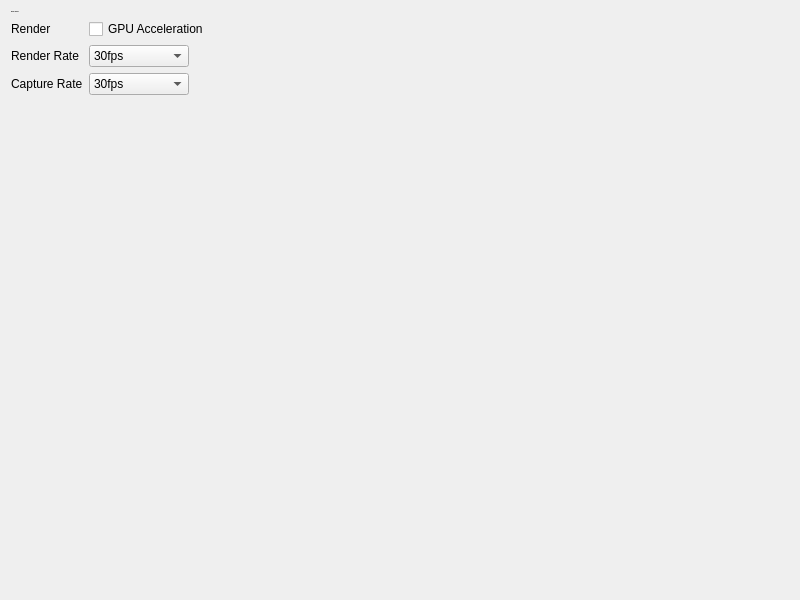
<?xml version="1.0" encoding="UTF-8"?>
<ui version="4.0">
 <class>DisplayWidget</class>
 <widget class="QWidget" name="DisplayWidget">
  <property name="geometry">
   <rect>
    <x>0</x>
    <y>0</y>
    <width>800</width>
    <height>600</height>
   </rect>
  </property>
  <property name="windowTitle">
   <string>Settings</string>
  </property>
  <layout class="QVBoxLayout" name="mainLayout">
   <item>
    <widget class="QLabel" name="label_display">
     <property name="font">
      <font>
       <pointsize>-1</pointsize>
       <weight>75</weight>
       <bold>true</bold>
      </font>
     </property>
     <property name="text">
      <string>Display Settings</string>
     </property>
    </widget>
   </item>
   <item>
    <layout class="QFormLayout" name="formLayout">
     <item row="0" column="0">
      <widget class="QLabel" name="label_render">
       <property name="text">
        <string>Render</string>
       </property>
      </widget>
     </item>
     <item row="0" column="1">
      <widget class="QCheckBox" name="checkbox_render">
       <property name="text">
        <string>GPU Acceleration</string>
       </property>
      </widget>
     </item>
     <item row="1" column="0">
      <widget class="QLabel" name="label_render_rate">
       <property name="text">
        <string>Render Rate</string>
       </property>
      </widget>
     </item>
     <item row="1" column="1">
      <widget class="QComboBox" name="combobox_render_rate">
       <property name="maximumSize">
        <size>
         <width>100</width>
         <height>16777215</height>
        </size>
       </property>
       <item>
        <property name="text">
         <string>30fps</string>
        </property>
       </item>
       <item>
        <property name="text">
         <string>60fps</string>
        </property>
       </item>
       <item>
        <property name="text">
         <string>90fps</string>
        </property>
       </item>
       <item>
        <property name="text">
         <string>Auto (Remote Sync)</string>
        </property>
       </item>
      </widget>
     </item>
     <item row="2" column="0">
      <widget class="QLabel" name="label_capture_rate">
       <property name="text">
        <string>Capture Rate</string>
       </property>
      </widget>
     </item>
     <item row="2" column="1">
      <widget class="QComboBox" name="combobox_capture_rate">
       <property name="maximumSize">
        <size>
         <width>100</width>
         <height>16777215</height>
        </size>
       </property>
       <item>
        <property name="text">
         <string>30fps</string>
        </property>
       </item>
       <item>
        <property name="text">
         <string>60fps</string>
        </property>
       </item>
       <item>
        <property name="text">
         <string>90fps</string>
        </property>
       </item>
       <item>
        <property name="text">
         <string/>
        </property>
       </item>
      </widget>
     </item>
    </layout>
   </item>
   <item>
    <spacer name="bottomSpacer">
     <property name="orientation">
      <enum>Qt::Vertical</enum>
     </property>
     <property name="sizeHint" stdset="0">
      <size>
       <width>20</width>
       <height>40</height>
      </size>
     </property>
    </spacer>
   </item>
  </layout>
 </widget>
 <resources/>
 <connections/>
</ui>
